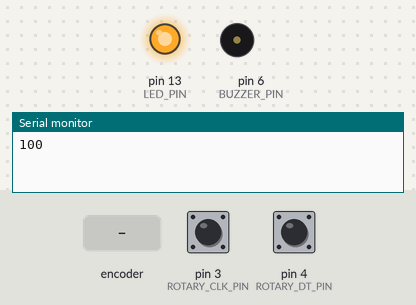
A sketch run on a simulated Arduino Uno, built with avr-gcc and run on an emulated ATmega328P. Shown: output pins drawn as LEDs (lit = HIGH), buzzer (waves = sounding, pin HIGH), the last lines printed to the serial monitor. The inputs (shaded band) are chosen by the test bench; at power-on: pin 3 (ROTARY_CLK_PIN) HIGH, pin 4 (ROTARY_DT_PIN) HIGH.

Above: at 1.2 s.
1.3 s: rotary encoder on pin 3 (ROTARY_CLK_PIN) / pin 4 (ROTARY_DT_PIN) turned 2 steps (second pin leading)
At 1.9 s:
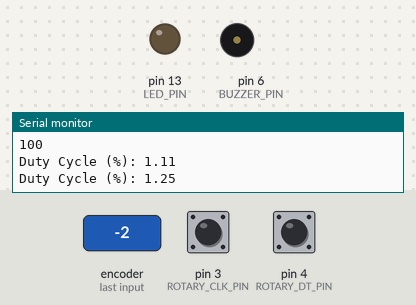
Timing chart, 0 to 4.3 s (numbered marks = the images above; inputs shaded):
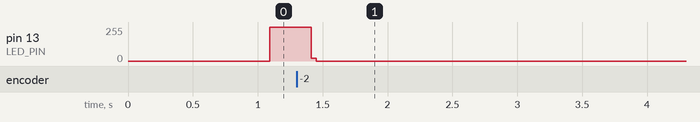

Measured:
- after the input at 1.3 s, pin 13 (LED_PIN): 253/255 → 0/255 after 0.11 s

The sketch:

2_pwm_led.ino
```cpp
const byte LED_PIN = 13;
const byte BUZZER_PIN = 6;
const byte ROTARY_SW_PIN = 5;
const byte ROTARY_CLK_PIN = 3;
const byte ROTARY_DT_PIN = 4;
volatile bool ledOn = false;
volatile bool dataChangedFlag = false;
volatile uint16_t ocrval = 0;

#define LED_FREQUENCY_DEFAULT 5000
#define LED_OCR_VAL_DEFAULT 100

/********************************************
DRIVER CODE FOR SETMODE
*********************************************/
#define CLEAR_BIT(x,n) x &= ~(1 << n)
#define MCUCR_PUDBIT_OFFSET 4 // from https://ww1.microchip.com/downloads/en/DeviceDoc/Atmel-7810-Automotive-Microcontrollers-ATmega328P_Datasheet.pdf

typedef enum _GPIO_PORT_t {
  GPIO_PORT_B, // digital pin 8-13
  GPIO_PORT_C, // analog pins
  GPIO_PORT_D  // digital pins 0-7
} GPIO_PORT_t;

typedef enum _GPIO_MODE_t {
  GPIO_MODE_INPUT = 0,
  GPIO_MODE_OUTPUT = 1,
  GPIO_MODE_INPUT_PULLUP = 2,
} GPIO_MODE_t;


GPIO_PORT_t getGpioPort(uint8_t pin) {
  if (pin >= 8 && pin <= 13) {
    return GPIO_PORT_B;
  } else if (pin >= 2 && pin <= 7) {
    return GPIO_PORT_D;
  }
  return GPIO_PORT_C;
}


void setPinMode(uint8_t pin, GPIO_MODE_t mode) {
  bool pullUp = false;
  if (mode == GPIO_MODE_INPUT_PULLUP) {
    /* need to disable the pullup disable bit in the MCUCR */
    CLEAR_BIT(MCUCR, MCUCR_PUDBIT_OFFSET);
    mode = 0; // this is for the i/o assignment with DDRx
    pullUp = true;
  }

  switch (getGpioPort(pin)) {
    /* for each case, we need to set the correct mode using DDRx register (either input/output) and also PORTx register (for input pullup only) */
    case GPIO_PORT_B:
    CLEAR_BIT(DDRB, pin-8);  /* port B pins start at pin 8 */
    DDRB |= (mode << pin-8);
    PORTB |= (pullUp << pin-8);
    break;
    case GPIO_PORT_C:
    CLEAR_BIT(DDRC, pin-14); /* port C pins start at pin 14 */
    DDRC |= (mode << pin-14);
    PORTC |= (pullUp << pin-14);
    break;
    case GPIO_PORT_D:
    CLEAR_BIT(DDRD, pin);  /* port D pins start at pin 0 */
    DDRD |= (mode << pin);
    PORTD |= (pullUp << pin);
    //Serial.println("Here");
    break;
  }
}

void handleButton() {
  if (dataChangedFlag) return;
  ocrval = LED_OCR_VAL_DEFAULT;
  dataChangedFlag = true;
}

void handleRotation() {
  if (dataChangedFlag) return;
  if (digitalRead(ROTARY_DT_PIN) == HIGH) {
    if (ocrval-10 > 0) {
      ocrval -= 10;
    }
  } else {
    ocrval += 10;
  }
  dataChangedFlag = true;
}

void setup() {
  // put your setup code here, to run once:
  Serial.begin(57600);
  setPinMode(BUZZER_PIN, GPIO_MODE_OUTPUT);
  setPinMode(LED_PIN, GPIO_MODE_OUTPUT);
  setPinMode(ROTARY_SW_PIN, GPIO_MODE_INPUT_PULLUP);
  setPinMode(ROTARY_DT_PIN, GPIO_MODE_INPUT);
  attachInterrupt(digitalPinToInterrupt(ROTARY_SW_PIN), handleButton, FALLING);
  attachInterrupt(digitalPinToInterrupt(ROTARY_CLK_PIN), handleRotation, RISING);
  initTimer1();
  Serial.println(LED_OCR_VAL_DEFAULT);
}

void loop() {
  // put your main code here, to run repeatedly:
  while (!dataChangedFlag) {};
  //Serial.print("OCRval: ");
  //Serial.println(ocrval);
  Serial.print("Duty Cycle (%): ");
  Serial.println(((float)LED_OCR_VAL_DEFAULT/((float)(LED_OCR_VAL_DEFAULT+ocrval))));
  dataChangedFlag = false;
}

void changeOCR1(uint16_t OCR1val) {
  // turn off interrupts
  //cli();
  /* change value of OCR1A */
  OCR1A = OCR1val;
  // sei();
}

/* initialize the timer (timer 1) at default frequency */
void initTimer1() {
  cli(); //stop all interrupts
  // turn on CTC mode
  TCCR1A = 0;
  TCCR1B = 0;
  TCCR1B |= (1 << WGM12);

  // Set CS12 bit for prescaler 256
  TCCR1B |= (1 << CS12);

  //initialize counter value to 0;
  TCNT1  = 0;

  // set timer count for given default frequency
  OCR1A = LED_OCR_VAL_DEFAULT; // = (16*10^6) / (5000*256) = 12

  // enable timer compare interrupt
  TIMSK1 |= (1 << OCIE1A);

  sei();//allow interrupts
}

/* Timer ISR */
ISR(TIMER1_COMPA_vect) {
 //write your timer code here
 if (ledOn) {
  digitalWrite(LED_PIN, HIGH);
  changeOCR1(LED_OCR_VAL_DEFAULT);
 } else {
  digitalWrite(LED_PIN, LOW);
  changeOCR1(ocrval);
 }
 ledOn = !ledOn;
}
```
